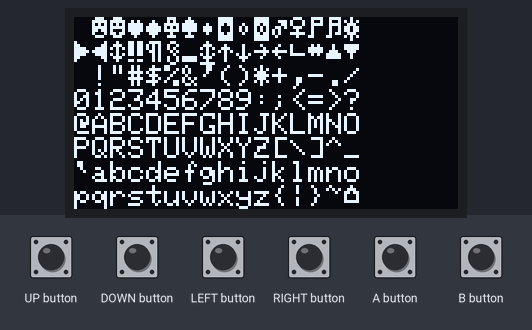
This sketch was run on a simulated Arduboy, built with avr-gcc and run on an emulated ATmega32U4. On the bench: 128×64 one-colour display. The test bench sets the inputs (shaded band).

Above: at 1.2 s.
1.3 s: A button pressed for 0.15 s
At 2.4 s:
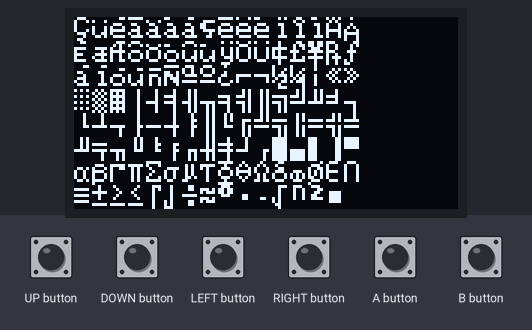
2.9 s: A button pressed for 1 s
At 3.8 s:
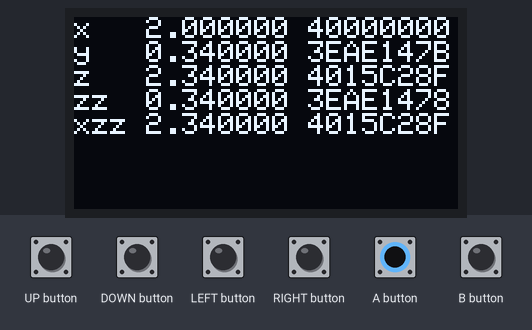
Timing chart, 0 to 5.9 s (numbered marks = the images above; inputs shaded):
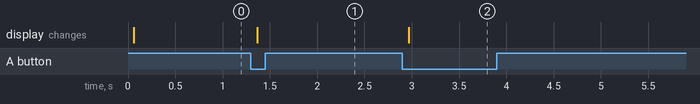

Measured:
- after the input at 1.3 s, the display: changes after 0.07 s (image 1)
- after the input at 2.9 s, the display: changes after 0.07 s (image 2)

The sketch:

CP437.ino
```cpp
/* vim: ts=2:sts=2:expandtab
 *
 * Drawing and Rotating an arrow
 *
 *
 *
 */

#include <Arduboy2.h>
#include <stdint.h>
#include "model.h"
#include "defines.h"
#include "platform.h"

Arduboy2 arduboy;

void setup() {
  // put your setup code here, to run once:

  arduboy.begin();
#ifdef _DEBUG
  Serial.begin(9600);
#endif

  arduboy.clear();
  arduboy.setFrameDuration(FRAME_DURATION);
  initialize();
}

void loop() {

  while (!arduboy.nextFrame()) {
  };

  step_model(arduboy.frameCount);

  Platform::display(false);

}

/******* Begin Platform Class Function Implementations ********/

/******* Buttons **********************************************/
uint8_t Platform::buttonsState() {
  return arduboy.buttonsState();
}

bool Platform::pressed(uint8_t buttons) {
  return arduboy.pressed(buttons);
}

void Platform::pollButtons(void) {

  arduboy.pollButtons();
}

bool Platform::justPressed(uint8_t button) {
  return arduboy.justPressed(button);
}

bool Platform::justReleased(uint8_t button) {
  return arduboy.justReleased(button);
}

/******* Drawing **********************************************/
static void Platform::drawPixel(uint8_t x, uint8_t y, uint8_t colour) {
  arduboy.drawPixel(x, y, colour);
}

static void Platform::drawBitmap(int16_t x, int16_t y, const uint8_t *bitmap,
  uint8_t w, uint8_t h, uint8_t colour) {
  arduboy.drawBitmap(x, y, bitmap, w, h, colour);
}

static void Platform::drawLine(int16_t x0, int16_t y0, int16_t x1, int16_t y1, uint8_t colour)
{
  arduboy.drawLine(x0, y0, x1, y1, colour);
}

static void Platform::drawRect(int16_t x, int16_t y, uint8_t w, uint8_t h)
{
  arduboy.drawRect(x, y, w, h);
}

static void Platform::fillRect(int16_t x, int16_t y, uint8_t w, uint8_t h, uint8_t colour)
{
  arduboy.fillRect(x, y, w, h, colour);
}

static void Platform::drawCircle(int16_t x0, int16_t y0, uint8_t r, uint8_t colour)
{
  arduboy.drawCircle(x0, y0, r, colour);
}

static void Platform::fillCircle(int16_t x0, int16_t y0, uint8_t r, uint8_t colour)
{
  arduboy.fillCircle(x0, y0, r, colour);
}

static void Platform::fillScreen(uint8_t colour)
{
  arduboy.fillScreen(colour);
}

static void Platform::clear()
{
  arduboy.clear();
}

static void Platform::display(bool clear)
{
  arduboy.display(clear);
}

/************* Text Functions *********************************************/
static void Platform::setTextRawMode(bool raw) {
  arduboy.setTextRawMode(raw);
}

static void Platform::setCursor(int16_t x, int16_t y) {
  arduboy.setCursor(x, y);
}

static int16_t Platform::getCursorX(void) {
  return arduboy.getCursorX();
}

static int16_t Platform::getCursorY(void) {
  return arduboy.getCursorY();
}

/******************** Print *************************************************/
static size_t Platform::print(const char str[])
{
  arduboy.print(str);
}

static size_t Platform::print(char c)
{
  arduboy.print(c);
}

static size_t Platform::print(unsigned char c)
{
  arduboy.print(c);
}

static size_t Platform::print(int16_t x, uint8_t base)
{
  arduboy.print(x, base);
}

static size_t Platform::print(uint16_t x, uint8_t base)
{
  arduboy.print(x, base);
}

static size_t Platform::print(int32_t x, uint8_t base)
{
  arduboy.print(x, base);
}

static size_t Platform::print(uint32_t x, uint8_t base)
{
  arduboy.print(x, base);
}

static size_t Platform::print(float x, uint8_t decimals)
{
  arduboy.print(x, decimals);
}

static size_t Platform::print(double x, uint8_t decimals)
{
  arduboy.print(x, decimals);
}

// *** println ***

static size_t Platform::println(void) {
  arduboy.println();
}

static size_t Platform::println(const char str[])
{
  arduboy.println(str);
}

static size_t Platform::println(char c)
{
  arduboy.println(c);
}

static size_t Platform::println(unsigned char c)
{
  arduboy.println(c);
}

static size_t Platform::println(int16_t x, uint8_t base)
{
  arduboy.println(x, base);
}

static size_t Platform::println(uint16_t x, uint8_t base)
{
  arduboy.println(x, base);
}

static size_t Platform::println(int32_t x, uint8_t base)
{
  arduboy.println(x, base);
}

static size_t Platform::println(uint32_t x, uint8_t base)
{
  arduboy.println(x, base);
}

static size_t Platform::println(float x, uint8_t digits)
{
  arduboy.println(x, digits);
}

static size_t Platform::println(double x, uint8_t decimals)
{
  arduboy.print(x, decimals);
}

#ifdef _DEBUG
void Platform::DebugPrint(uint16_t value, uint8_t base) {
  Serial.print(value, base);
}

void Platform::DebugPrint(uint32_t value, uint8_t base) {
  Serial.print(value, base);
}

void Platform::DebugPrint(float value, uint8_t decimals) {
  Serial.print((double)value, decimals);
}

void Platform::DebugPrint(double value, uint8_t decimals) {
  Serial.print(value, decimals);
}

void Platform::DebugPrint(const char* text) {
  Serial.print((char*)text);
}

void Platform::DebugPrintln() {
  Serial.println();
}
#endif
```

defines.h
```cpp
/* vim: ts=2:sts=2:expandtab

 * Constants
 *
 * NOTE: AVOID USING `int`, `long`, `unsigned int` and `unsigned long` in code,
 * int is int16_t on Arduboy and int32_t on a Linux computer.
 * Use the corresponding stdint values instead.
 */
#pragma once

#define _DEBUG
// Platform dependant definitions
#ifndef ARDUINO
#include <stdint.h>
#include <string.h>
#define PROGMEM
#define PSTR
#define pgm_read_byte(x) *(x)
#define pgm_read_word(x) (*((uint16_t*)x))
#define pgm_read_dword(x) (*((uint32_t*)x))
#define pgm_read_float(x) (*((float*)x))
#define pgm_read_ptr(x) (*((uintptr_t*)x))
#define strlen_P(x) strlen(x)
// If you absolutely must use `long` and `int`,
// use these instead: `long_` and `int_`.
typedef int long_;
typedef short int_;
#else
//#define pgm_read_...:
#include <avr/pgmspace.h>
typedef long long_;
typedef int int_;
#endif

#define FRAME_DURATION 20
#define PI 3.141592653589793

#define SCREEN_WIDTH 128
#define SCREEN_HEIGHT 64
#define DEC 10
#define HEX 16
#define OCT 8
#define BINARY 2

// Colours
#define COLOUR_WHITE 1
#define COLOUR_BLACK 0

// Buttons
#define INPUT_LEFT 32u
#define INPUT_RIGHT 64u
#define INPUT_UP 128u
#define INPUT_DOWN 16u
#define INPUT_A 8u
#define INPUT_B 4u

// Typedefs
typedef struct {
  int16_t x, y;
} point;
```

model.cpp
```cpp
// vim: ts=2:sts=2:expandtab

#include "model.h"
#include "platform.h"
#include "defines.h"

typedef enum {
  LOWER = 0,
  HIGHER = 128
} charset;

void show_characters(charset);
void show_float(void);

void initialize() {
  Platform::setTextRawMode(true);
}

void step_model(uint16_t frame) {

  uint8_t buttons = Platform::buttonsState();
  static uint8_t state = 0;
  bool done = false;

  Platform::pollButtons();
  if  (Platform::justPressed(INPUT_A)) {
    Platform::clear();
    state = (state + 1) % 3;
    done = false;
  }

  if (!done) {
    switch (state) {
      case 0:
        show_characters(LOWER);
        break;
      case 1:
        show_characters(HIGHER);
        break;
      case 2:
        show_float();
      default:
        break;
    }
    done = true;
  }
}

void show_characters(charset from) {
  uint16_t counter;

  for (counter = from; counter < from + 128; counter++) {
    Platform::setCursor((counter & 0x0F) * 6, ((counter & 0x7F) >> 4) << 3 );
    Platform::print((char)counter);
  }
}

void show_float(void) {

	float x, y, z, xzz, zz;
  uint32_t *ix, *iy, *iz, *izz, *ixzz;

  x = 2.;
  y = 0.34;
  z = 2.34;
  zz = z - (uint32_t)z;
  xzz = x + zz;
  ix = (uint32_t*)&x;
  iy = (uint32_t*)&y;
  iz = (uint32_t*)&z;
  izz = (uint32_t*)&zz;
  ixzz = (uint32_t*)&xzz;

  // Show the samples
  Platform::setTextRawMode(false);
  Platform::setCursor(0, 0);

  // x
  Platform::print("x   ");
  Platform::print(x, 6);
  Platform::print(" ");
  Platform::println(*ix, HEX);
  // y
  Platform::print("y   ");
  Platform::print(y, 6);
  Platform::print(" ");
  Platform::println(*iy, HEX);
  // z
  Platform::print("z   ");
  Platform::print(z, 6);
  Platform::print(" ");
  Platform::println(*iz, HEX);
  // zz
  Platform::print("zz  ");
  Platform::print(zz, 6);
  Platform::print(" ");
  Platform::println(*izz, HEX);
  // xzz
  Platform::print("xzz ");
  Platform::print(xzz, 6);
  Platform::print(" ");
  Platform::println(*ixzz, HEX);

  Platform::setTextRawMode(true);
}
```

model.h
```cpp
/* vim: ft=cpp:ts=2:sts=2:expandtab
 *
 * Business logic
 */
#pragma once
#include <stdint.h>

void initialize();
void step_model(uint16_t frame);
```

platform.h
```cpp
#pragma once

#include <stddef.h>
#include <stdint.h>
#include "defines.h"

class Platform
{
public:
  // General
  static uint8_t* getBuffer();

  // Buttons
  static uint8_t buttonsState();
  static bool pressed(uint8_t buttons);
  static void pollButtons(void);
  static bool justPressed(uint8_t button);
  static bool justReleased(uint8_t button);

  // Drawing Arduboy
  static void drawPixel(uint8_t x, uint8_t y, uint8_t colour=COLOUR_WHITE);
  static void drawBitmap(int16_t x, int16_t y, const uint8_t* bitmap,
    uint8_t w, uint8_t h, uint8_t colour=COLOUR_WHITE);
  static void drawLine(int16_t x0, int16_t y0, int16_t x1, int16_t y1,
    uint8_t colour=COLOUR_WHITE);
  static void drawRect(int16_t x, int16_t y, uint8_t w, uint8_t h);
  static void fillRect(int16_t x, int16_t y, uint8_t w, uint8_t h,
    uint8_t colour=COLOUR_WHITE);
  static void drawCircle(int16_t x0, int16_t y0, uint8_t r,
    uint8_t colour=COLOUR_WHITE);
  static void fillCircle(int16_t x0, int16_t y0, uint8_t r,
    uint8_t colour=COLOUR_WHITE);
  static void fillScreen(uint8_t colour);
  static void clear();
  static void display(bool clear);

  // Timer
  static unsigned long millis();

  // Text Functions
  static void setTextRawMode(bool raw);
  static void setCursor(int16_t x, int16_t y);
  static int16_t getCursorX(void);
  static int16_t getCursorY(void);

  // Print
  static size_t print(const char str[]);
  static size_t print(char c);
  static size_t print(unsigned char c);
  // Careful: `long` on Arduino is 16 bits, but 32 bits on a regular computer.
  static size_t print(int16_t x, uint8_t base=DEC);
  static size_t print(uint16_t x, uint8_t base=DEC);
  // Careful: `long` on Arduino is 32 bits, but 64 bits on a regular computer.
  static size_t print(int32_t x, uint8_t base=DEC);
  static size_t print(uint32_t x, uint8_t base=DEC);
  // Float conversion is not the same with the Arduino `Print` class and
  // the conversion on a desktop computer. The rounding approach
  // in the private method `Print::printFloat` is different from
  // standard C.
  static size_t print(float x, uint8_t decimals=2);
  // Float and double is the same on Arduboy:
  static size_t print(double x, uint8_t decimals=2);

  static size_t println(void);
  static size_t println(const char str[]);
  static size_t println(char c);
  static size_t println(unsigned char c);
  static size_t println(int16_t x, uint8_t base=DEC);
  static size_t println(uint16_t x, uint8_t base=DEC);
  static size_t println(int32_t x, uint8_t base=DEC);
  static size_t println(uint32_t x, uint8_t base=DEC);
  static size_t println(float x, uint8_t decimals=2);
  static size_t println(double x, uint8_t decimals=2);


  // EEPROM

  // Debug
#ifdef _DEBUG
  static void DebugPrint(uint16_t value, uint8_t base=DEC);
  static void DebugPrint(uint32_t value, uint8_t base=DEC);
  static void DebugPrint(float value, uint8_t decimals=2);
  static void DebugPrint(double value, uint8_t decimals=2);
  static void DebugPrint(const char* text);
  static void DebugPrintln();
#endif

#ifndef ARDUINO

#endif
};
// vim:ft=cpp
```
